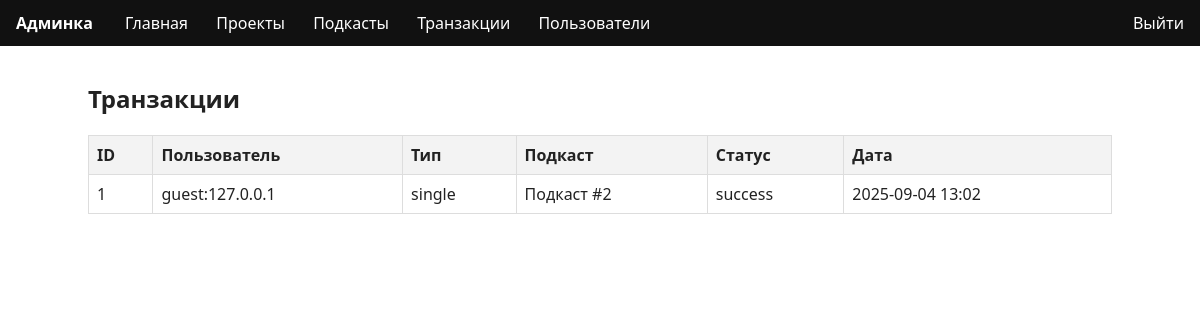
The page /admin/transactions (signed in) on the database its author committed.
### app/models.py (models this page shows)
class Transaction(Base):
    __tablename__ = "transactions"
    id = Column(Integer, primary_key=True)
    user_id = Column(Integer, ForeignKey("users.id"), nullable=False)
    type = Column(String(50), nullable=False)  # 'single' or 'subscription'
    podcast_id = Column(Integer, ForeignKey("podcasts.id"), nullable=True)
    status = Column(String(50), default="success")  # 'success' / 'error'
    created_at = Column(DateTime, default=datetime.utcnow)
    user = relationship("User")
    podcast = relationship("Podcast")

class User(Base):
    __tablename__ = "users"
    id = Column(Integer, primary_key=True, index=True)
    telegram_id = Column(String(64), unique=True, index=True, nullable=False)
    created_at = Column(DateTime, default=datetime.utcnow)
    free_podcast_id = Column(Integer, ForeignKey("podcasts.id"), nullable=True)
    has_subscription = Column(Boolean, default=False)
    free_podcast = relationship("Podcast")

class Podcast(Base):
    __tablename__ = "podcasts"
    id = Column(Integer, primary_key=True, index=True)
    title = Column(String(255), nullable=False)
    description = Column(Text, nullable=True)
    category = Column(String(100), nullable=True)
    published_at = Column(DateTime, default=datetime.utcnow)
    duration_seconds = Column(Integer, default=0)
    cover_path = Column(String(500), nullable=True)
    audio_preview_path = Column(String(500), nullable=True)
    audio_full_path = Column(String(500), nullable=True)
    is_published = Column(Boolean, default=False)
    is_free = Column(Boolean, default=False)

### app/admin.py (the view)
@router.get("/transactions", response_class=HTMLResponse)
def transactions(request: Request, db: Session = Depends(get_db)):
    if redirect := _guard(request):
        return redirect
    items = db.query(models.Transaction).order_by(models.Transaction.created_at.desc()).all()
    return templates.TemplateResponse("admin/transactions_list.html", {"request": request, "items": items})

### templates/admin/transactions_list.html
{% extends "admin/base.html" %}
{% block content %}
  <h2>Транзакции</h2>
  <table>
    <thead>
      <tr>
        <th>ID</th>
        <th>Пользователь</th>
        <th>Тип</th>
        <th>Подкаст</th>
        <th>Статус</th>
        <th>Дата</th>
      </tr>
    </thead>
    <tbody>
      {% for it in items %}
      <tr>
        <td>{{ it.id }}</td>
        <td>{{ it.user.telegram_id if it.user else '' }}</td>
        <td>{{ it.type }}</td>
        <td>{{ it.podcast.title if it.podcast else '' }}</td>
        <td>{{ it.status }}</td>
        <td>{{ it.created_at.strftime('%Y-%m-%d %H:%M') if it.created_at else '' }}</td>
      </tr>
      {% endfor %}
    </tbody>
  </table>
{% endblock %}

### templates/admin/base.html (style rules this page uses)
body { font-family: system-ui, -apple-system, Segoe UI, Roboto, Helvetica, Arial; margin: 0; color: #222 }
table { border-collapse: collapse; width: 100% }
th, td { border: 1px solid #ddd; padding: 8px; vertical-align: top }
th { background: #f3f3f3; text-align: left }

### rows shown on the page
Transaction: id "1", user "guest:127.0.0.1", type "single", podcast "Подкаст #2", status "success", created_at "2025-09-04 13:02"
